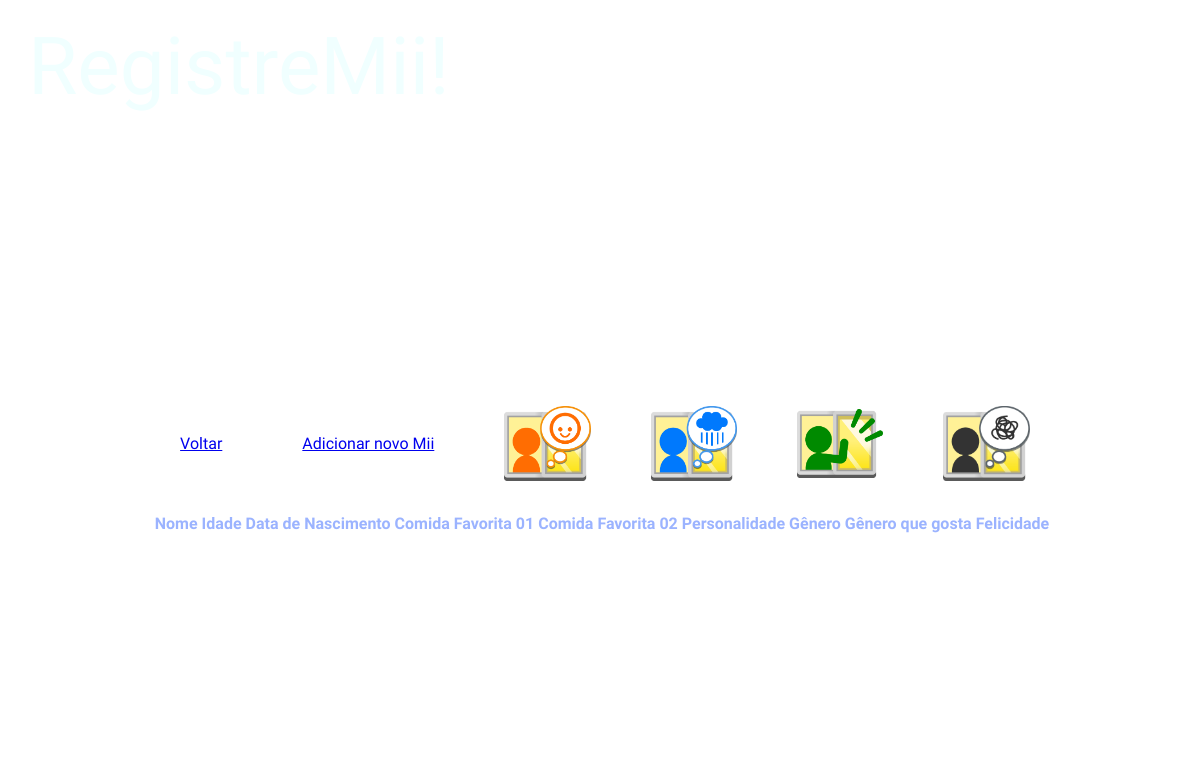
Before: /miis/painelmii/ilha/13 (signed in) with the older database file.
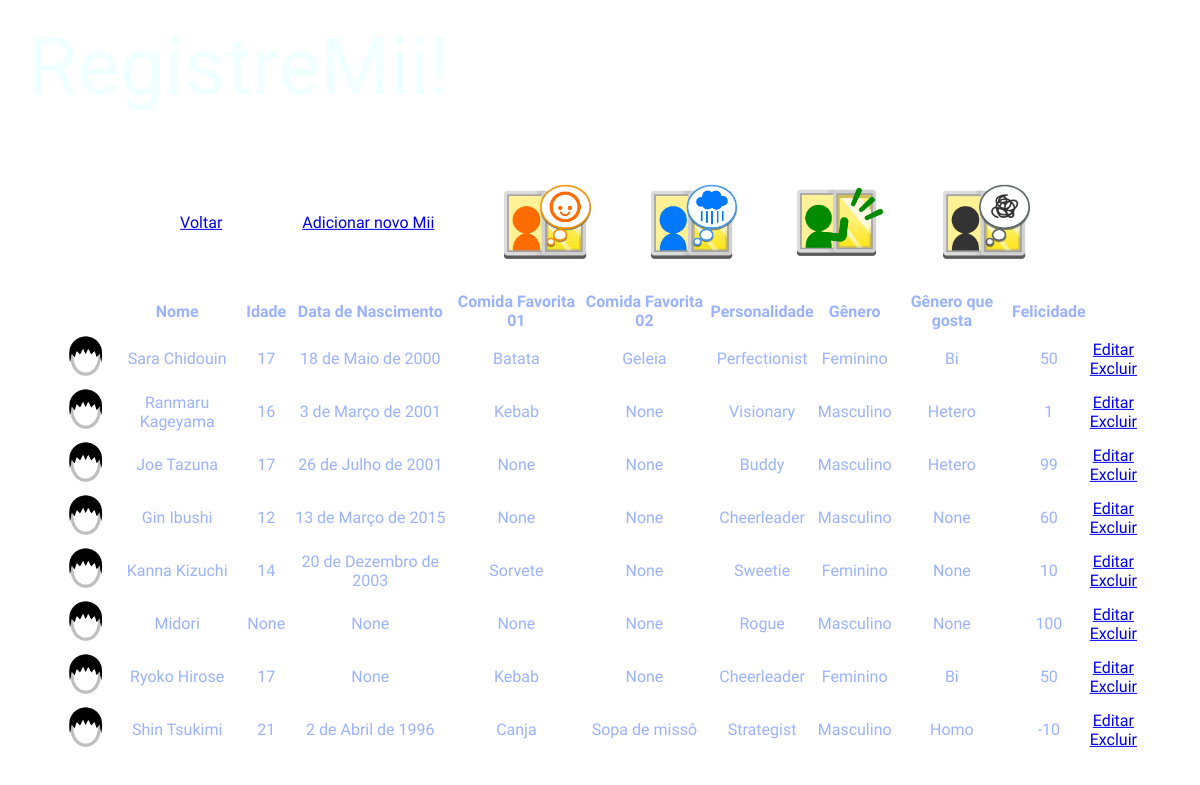
After: the same page with the newer database file.
### miis/models.py (models this page shows, shortened)
class Mii(models.Model):
    personalidade_escolha = {"Achiever":"Achiever", "Maverick":"Maverick", "Rogue":"Rogue", "Visionary":"Visionary", "Buddy":"Buddy", "Cheerleader":"Cheerleader", "Cheerleader":"Daydreamer", "Sweetie":"Sweetie", "Charmer":"Charmer", "Dynamo":"Dynamo", "Go-Getter":"Go-Getter", "Merrymaker":"Merrymaker", "Observer":"Observer", "Perfectionist":"Perfectionist", "Thinker":"Thinker", "Strategist":"Strategist"}
    genero_escolha = {"Masculino":"Masculino", "Feminino":"Feminino", "Não-binário":'Não-binário'}
    generoquegosta_escolha = {"Hetero":"Hetero", "Homo":"Homo", "Bi":"Bi"}
    foto_mii = models.ImageField(
        blank=True,
        null=True,
        upload_to='fotos_miis/'
    )
    nome_mii = models.CharField(
        max_length=20
    )
    idade_mii = models.PositiveIntegerField(
        blank=True,
        null=True
    )
    datadenascimento_mii = models.DateField(
        blank=True,
        null=True,
    )
    comidafavorita1_mii = models.CharField(
        blank=True, null=True
    )
    comidafavorita2_mii = models.CharField(
        blank=True, null=True
    )
    personalidade_mii = models.CharField(
        choices=personalidade_escolha
    )
    genero_mii = models.CharField(
        choices=genero_escolha
    )
    generoquegosta_mii = models.CharField(
        choices=generoquegosta_escolha,
        blank=True,
        null=True
    )
    felicidade_mii = models.IntegerField(
        default=0
    )
    ilha_mii = models.ForeignKey(Ilha, on_delete=models.CASCADE)

### miis/views.py (the view)
# urls.py: path('painelmii/ilha/<ilha_id>', views.painel_mii, name='painelmii'),
@login_required
def painel_mii(request, ilha_id):
    miis = Mii.objects.filter(ilha_mii=ilha_id)
    return render(request, "painel/mii.html", {'miis' : miis, 'ilha_id' : ilha_id})

### miis/templates/painel/mii.html (shortened to what this page needs)
{% load static %}
<!DOCTYPE html>
<html>
    <head>
        <link rel="stylesheet" href="{% static 'css/estilo.css' %}">
    </head>
    <header>
    </header>
    <body>
        <div class="parent2">
            <div class="nav3">
                <a class="opcao" href="{% url 'painelilha' %}">Voltar</a>
                <a class="opcao" href="{% url 'add_mii' ilha_id %}">Adicionar novo Mii</a>
                <img class="icone" src="{% static 'imgs/icon1.png' %}">
                <img class="icone" src="{% static 'imgs/icon2.png' %}">
                <img class="icone" src="{% static 'imgs/icon3.png' %}">
                <img class="icone" src="{% static 'imgs/icon4.png' %}">
            </div>
            <div class="filho2">
                <table>
                    <thead>
                        <th></th>
                        <th>Nome</th>
                        <th>Idade</th>
                        <th>Data de Nascimento</th>
                        <th>Comida Favorita 01</th>
                        <th>Comida Favorita 02</th>
                        <th>Personalidade</th>
                        <th>Gênero</th>
                        <th>Gênero que gosta</th>
                        <th>Felicidade</th>
                    </thead>
                    {% for mii in miis %}
                    <tr>
                        <td>
                        {% if mii.foto_mii %}
                        <img src="{{ mii.foto_mii.url }}" width="45">
                        {% else %}
                        <img src="{% static 'imgs/miidf.png' %}" width="45">
                        {% endif %}
                        </td>
                        <td>{{mii.nome_mii}}</td>
                        <td>{{mii.idade_mii}}</td>
                        <td>{{mii.datadenascimento_mii}}</td>
                        <td>{{mii.comidafavorita1_mii}}</td>
                        <td>{{mii.comidafavorita2_mii}}</td>
                        <td>{{mii.personalidade_mii}}</td>
                        <td>{{mii.genero_mii}}</td>
                        <td>{{mii.generoquegosta_mii}}</td>
                        <td>{{mii.felicidade_mii}}</td>
                        <td><a href="{% url 'edit_mii' ilha_id mii.id %}">Editar</a><br><a href="{% url 'del_mii' ilha_id mii.id %}">Excluir</a></td>
                    </tr>
                    {% endfor %}
                </table>
            </div>
        </div>
    </body>
</html>

### accounts/static/css/estilo.css (style rules this page uses)
html { background-image: url(../imgs/aquarium.png); height: 100%; width: 100%; background-repeat: no-repeat; background-size: cover; background-position: center center; }
.parent2 { width: 90%; min-height: 70%; background-color:rgb(255, 255, 255); align-self: center; align-content: center; justify-content: center; text-align: center; border-radius: 30px; font-family: "Copse", serif; color:rgb(155, 179, 255); position: absolute; left: 50%; top: 57%; transform: translate(-50%, -50%); flex-direction: column; }
.filho2 { display:flex; align-self: center; align-content: center; justify-content: center; }
header { color:azure; font-size: 80px; margin-top: 20px; margin-left: 20px; font-family: "Palette Mosaic", system-ui; }
.nav3 { display:flex; align-self: center; align-content: center; justify-content: center; align-items: center; }
.icone { height: 8%; width: 8%; margin: 30px; }
.opcao { margin: 40px; }

Changed rows visible on the page:
added Mii: nome_mii "Sara Chidouin", idade_mii "17", datadenascimento_mii "18 de Maio de 2000", comidafavorita1_mii "Batata", comidafavorita2_mii "Geleia", personalidade_mii "Perfectionist", genero_mii "Feminino", generoquegosta_mii "Bi", felicidade_mii "50"
added Mii: nome_mii "Ranmaru Kageyama", idade_mii "16", datadenascimento_mii "3 de Março de 2001", comidafavorita1_mii "Kebab", comidafavorita2_mii "None", personalidade_mii "Visionary", genero_mii "Masculino", generoquegosta_mii "Hetero", felicidade_mii "1"
added Mii: nome_mii "Joe Tazuna", idade_mii "17", datadenascimento_mii "26 de Julho de 2001", comidafavorita1_mii "None", comidafavorita2_mii "None", personalidade_mii "Buddy", genero_mii "Masculino", generoquegosta_mii "Hetero", felicidade_mii "99"
added Mii: nome_mii "Gin Ibushi", idade_mii "12", datadenascimento_mii "13 de Março de 2015", comidafavorita1_mii "None", comidafavorita2_mii "None", personalidade_mii "Cheerleader", genero_mii "Masculino", generoquegosta_mii "None", felicidade_mii "60"
added Mii: nome_mii "Kanna Kizuchi", idade_mii "14", datadenascimento_mii "20 de Dezembro de 2003", comidafavorita1_mii "Sorvete", comidafavorita2_mii "None", personalidade_mii "Sweetie", genero_mii "Feminino", generoquegosta_mii "None", felicidade_mii "10"
added Mii: nome_mii "Midori", idade_mii "None", datadenascimento_mii "None", comidafavorita1_mii "None", comidafavorita2_mii "None", personalidade_mii "Rogue", genero_mii "Masculino", generoquegosta_mii "None", felicidade_mii "100"
added Mii: nome_mii "Ryoko Hirose", idade_mii "17", datadenascimento_mii "None", comidafavorita1_mii "Kebab", comidafavorita2_mii "None", personalidade_mii "Cheerleader", genero_mii "Feminino", generoquegosta_mii "Bi", felicidade_mii "50"
added Mii: nome_mii "Shin Tsukimi", idade_mii "21", datadenascimento_mii "2 de Abril de 1996", comidafavorita1_mii "Canja", comidafavorita2_mii "Sopa de missô", personalidade_mii "Strategist", genero_mii "Masculino", generoquegosta_mii "Homo", felicidade_mii "-10"
